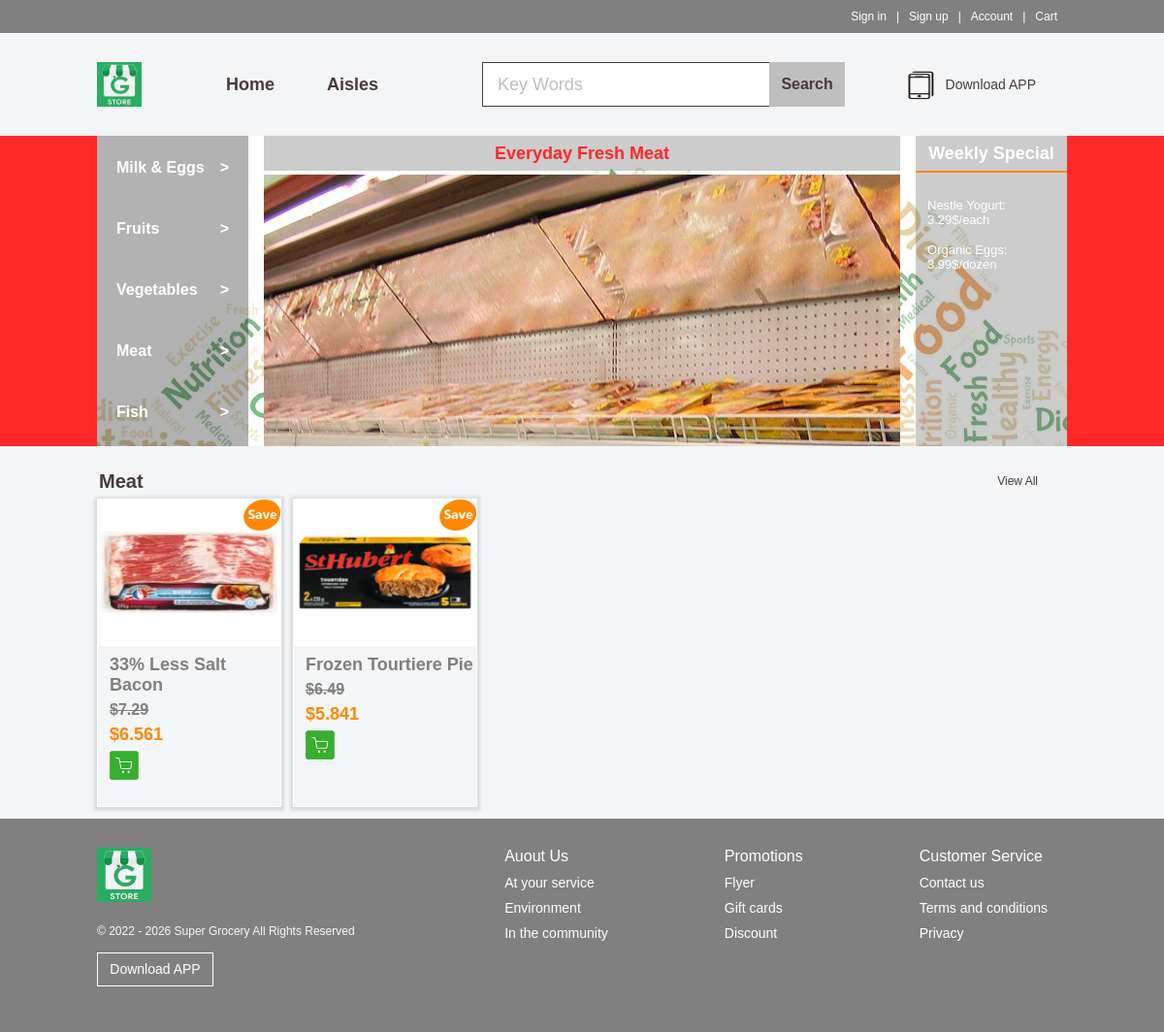
The page /meat.php on the database its author committed.
### tables this page shows
CREATE TABLE `products` (
  `id` int(11) NOT NULL AUTO_INCREMENT,
  `type` varchar(50) NOT NULL,
  `name` varchar(50) NOT NULL,
  `discount` varchar(30) NOT NULL,
  `price` varchar(10) NOT NULL,
  `photo` varchar(100) NOT NULL,
  `detail` varchar(1000) NOT NULL,
  `amount` int(5) NOT NULL,
  PRIMARY KEY (`id`),
  UNIQUE KEY `goodname` (`name`)
);

### meat.php (the view, shortened to what this page needs)
<!DOCTYPE html>
<html lang="en">
<head>
    <link rel="stylesheet" href="css/p2_products.css">
    <link rel="stylesheet" href="css/p2_meat.css">
    <link rel="stylesheet" href="css/responsive2.css">
</head>
<body>
    <div id="topbar">
        <div class="content clearfix">
            <ul>
                <?php if (isset($_SESSION['user'])) { ?>
                    <li><a herf="logout.php">Logout</a><span>|</span></li>
                <?php } else { ?>
                    <li><a href="signin.php">Sign in</a><span>|</span></li>
                    <li><a href="signup.php">Sign up</a><span>|</span></li>
                <?php } ?>
                <li><a id="name"><?php echo isset($_SESSION['user']) ? $_SESSION['user'] : "Account"?></a><span>|</span></li>
                <li><a href="cart.php">Cart</a></li>
            </ul>
        </div>
    </div>
    <div class="header w">
        <div class="logo">
            <img src="image/logo.jpg" width="56" height="56" alt="">
        </div>
        <div class="nav">
            <ul>
                <li><a href="index.php">Home</a></li>
                <li class="dropdown">
                    <button class="dropbtn">Aisles</button>
                </li>
            </ul>
        </div>
        <div class="search">
            <input type="text" value="Key Words">
            <button>Search</button>
        </div>
        <div class="mobile_app">
            <div class="i">
                <img src="image/phone.JPG" width="36" height="36" alt="">
            </div>
            <a href="#">Download APP</a>
        </div>
    </div>
    <div class="banner">
        <div class="w">
            <div class="subnav">
                <ul>
                    <li><a href="milkeggs.php">Milk & Eggs <span> &gt; </span></a></li>
                    <li><a href="fruits.php">Fruits <span> &gt; </span></a></li>
                    <li><a href="vegetables.php">Vegetables <span> &gt; </span></a></li>
                    <li><a href="meat.php">Meat <span> &gt; </span></a></li>
                    <li><a href="fish.php">Fish <span> &gt; </span></a></li>
                </ul>
            </div>
            <div class="ttl">
                <h2>Everyday Fresh Meat</h2>
                <div class="pic"></div>
            </div>
            <div class="special">
                <h2>Weekly Special</h2>
                <div class="bd">
                    <ul>
                        <li><a href="#">Nestle Yogurt: 3.29$/each</a></li>
                        <li><a href="#">Organic Eggs: 3.99$/dozen</a></li>
                    </ul>
                </div>
            </div>
        </div>
    </div>
    <div class="box w">
        <div class="box-hd">
            <h3>Meat</h3>
            <a href="meat.php">View All</a>
        </div>
        <div class="box-bd">
            <ul class="clearfix">
            <?php include("conn.php");
                    $rs2 = mysqli_query($link, "select * from products where type='Meat' order by id desc limit 0,5");
                    while ($row = mysqli_fetch_array($rs2)) {
                    ?>
                     <li>
                         <em>
                             <img src="image/save.png" alt="">
                         </em>
                         <a href="detail.php?id=<?php echo $row['id']; ?>"><img src="back-end/<?php echo $row['photo']; ?>" alt="apples"></a>
                         <div class="description">
                             <a href="detail.php?id=<?php echo $row['id']; ?>">
                                 <h3><?php echo $row['name']; ?></h3>
                             </a>
                             <h2>$<?php echo $row['price']; ?></h2>
                             <h1>$<?php echo $row['price'] - $row['price'] * $row['discount'] / 10; ?></h2>
                         </div>
                         <a href="detail.php?id=<?php echo $row['id']; ?>"><img class="cart" src="image/cart.png" alt=""></a>
                     </li>
                 <?php } ?>
            </ul>
        </div>
    </div>
    <div class="footer">
        <div class="w">
            <div class="copyright">
                <img src="image/logo.jpg" width="56" height="56" alt="">
                <p>&copy; 2022 - 2026 Super Grocery All Rights Reserved</p>
                <a href="#" class="app">Download APP</a>
            </div>
            <div class="links">
                <dl>
                    <dt>Auout Us</dt>
                    <dd><a href="#">At your service</a></dd>
                    <dd><a href="#">Environment</a></dd>
                    <dd><a href="#">In the community</a></dd>
                </dl>
                <dl>
                    <dt>Promotions</dt>
                    <dd><a href="#">Flyer</a></dd>
                    <dd><a href="#">Gift cards</a></dd>
                    <dd><a href="#">Discount</a></dd>
                </dl>
                <dl>
                    <dt>Customer Service</dt>
                    <dd><a href="#">Contact us</a></dd>
                    <dd><a href="#">Terms and conditions</a></dd>
                    <dd><a href="#">Privacy</a></dd>
                </dl>
            </div>
        </div>
    </div>
</body>
</html>

### css/p2_meat.css (style rules this page uses)
.banner { background-color: #FF2828; }
.subnav ul li a { color: #fff; }
.ttl { background-color: rgba(0, 0, 0, 0.2); }
.ttl h2 { color: #FF2828; }
.ttl .pic { background: url(../image/meat.jpg) no-repeat top center; }
.special h2 { color: #fff; border-bottom: 2px solid #ff8800; }
.bd ul li { padding-top: 16px; }
.bd ul li a { font-size: 13px; color: #fff; }

### css/responsive2.css (style rules this page uses)
@media screen and (max-width: 1219px) { .w { width: 1000px; margin: auto; } }
@media screen and (max-width: 1219px) { #topbar .content { width: 1000px; } }
@media screen and (max-width: 1219px) { .header { height: 46px; margin: 30px auto; } }
@media screen and (max-width: 1219px) { .logo { width: 46px; height: 46px; } }
@media screen and (max-width: 1219px) { .logo img { width: 100%; height: 100%; } }
@media screen and (max-width: 1219px) { .nav { margin-left: 60px; } }
@media screen and (max-width: 1219px) { .nav ul li a { height: 46px; line-height: 46px; } }
@media screen and (max-width: 1219px) { .nav ul li .dropbtn { height: 46px; line-height: 46px; } }
@media screen and (max-width: 1219px) { .search { width: 377px; height: 46px; margin-left: 80px; } }
@media screen and (max-width: 1219px) { .search input { width: 280px; height: 44px; } }
@media screen and (max-width: 1219px) { .search button { width: 78px; height: 46px; } }
@media screen and (max-width: 1219px) { .mobile_app { width: 164px; line-height: 46px; margin-right: 20px; } }
@media screen and (max-width: 1219px) { .mobile_app .i { width: 30px; height: 30px; margin-left: 18px; } }
@media screen and (max-width: 1219px) { .mobile_app .i img { width: 100%; height: 100%; vertical-align: middle; } }
@media screen and (max-width: 1219px) { .mobile_app a { position: absolute; top: 0; right: 12px; line-height: 46px; font-size: 14px; } }
@media screen and (max-width: 1219px) { .subnav { width: 156px; } }
@media screen and (max-width: 1219px) { .ttl { width: 656px; margin-left: 16px; } }
@media screen and (max-width: 1219px) { .ttl .pic { width: 656px; } }
@media screen and (max-width: 1219px) { .special { width: 156px; } }
@media screen and (max-width: 1219px) { .bd { padding: 0 12px; margin-top: 10px; } }
@media screen and (max-width: 1219px) { .box { margin-top: 18px; } }
@media screen and (max-width: 1219px) { .box-bd ul { width: 1066px; } }
@media screen and (max-width: 1219px) { .box-bd ul li { width: 188px; height: 316px; margin-right: 12px; margin-bottom: 12px; } }

### rows shown on the page
products: photo (picture), name "33% Less Salt Bacon", price "7.29", $row['price'] - $row['price'] * $row['discount'] / 10 "6.561"
products: photo (picture), name "Frozen Tourtiere Pie", price "6.49", $row['price'] - $row['price'] * $row['discount'] / 10 "5.841"
